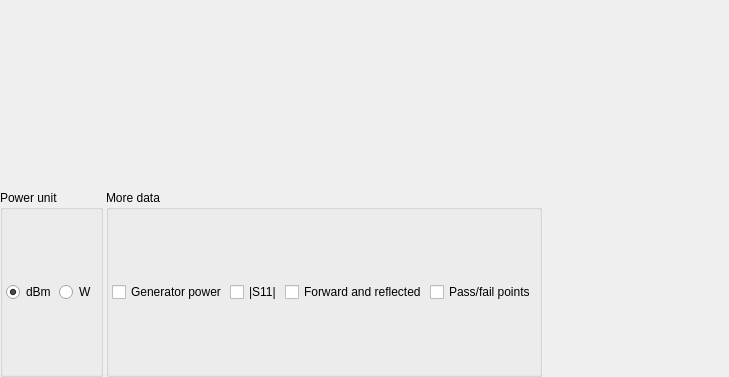
<?xml version="1.0" encoding="UTF-8"?>
<ui version="4.0">
 <class>DpiResult</class>
 <widget class="QWidget" name="DpiResult">
  <property name="geometry">
   <rect>
    <x>0</x>
    <y>0</y>
    <width>729</width>
    <height>377</height>
   </rect>
  </property>
  <property name="windowTitle">
   <string>Form</string>
  </property>
  <layout class="QGridLayout" name="gridLayout">
   <property name="margin">
    <number>0</number>
   </property>
   <property name="spacing">
    <number>3</number>
   </property>
   <item row="0" column="0" colspan="3">
    <widget class="MatplotlibWidget" name="dpiGraph"/>
   </item>
   <item row="1" column="0">
    <widget class="QGroupBox" name="powerUnit">
     <property name="title">
      <string>Power unit</string>
     </property>
     <property name="flat">
      <bool>false</bool>
     </property>
     <layout class="QHBoxLayout" name="horizontalLayout_2">
      <property name="spacing">
       <number>3</number>
      </property>
      <property name="margin">
       <number>3</number>
      </property>
      <item>
       <widget class="QRadioButton" name="dBm">
        <property name="text">
         <string>dBm</string>
        </property>
        <property name="checked">
         <bool>true</bool>
        </property>
       </widget>
      </item>
      <item>
       <widget class="QRadioButton" name="W">
        <property name="text">
         <string>W</string>
        </property>
       </widget>
      </item>
     </layout>
    </widget>
   </item>
   <item row="1" column="1">
    <widget class="QGroupBox" name="additional">
     <property name="title">
      <string>More data</string>
     </property>
     <layout class="QHBoxLayout" name="horizontalLayout">
      <property name="spacing">
       <number>3</number>
      </property>
      <property name="margin">
       <number>3</number>
      </property>
      <item>
       <widget class="QCheckBox" name="generated">
        <property name="text">
         <string>Generator power</string>
        </property>
        <property name="checked">
         <bool>false</bool>
        </property>
       </widget>
      </item>
      <item>
       <widget class="QCheckBox" name="s11">
        <property name="text">
         <string>|S11|</string>
        </property>
       </widget>
      </item>
      <item>
       <widget class="QCheckBox" name="forwardReflected">
        <property name="text">
         <string>Forward and reflected</string>
        </property>
       </widget>
      </item>
      <item>
       <widget class="QCheckBox" name="passFail">
        <property name="text">
         <string>Pass/fail points</string>
        </property>
       </widget>
      </item>
     </layout>
    </widget>
   </item>
   <item row="1" column="2">
    <spacer name="horizontalSpacer">
     <property name="orientation">
      <enum>Qt::Horizontal</enum>
     </property>
     <property name="sizeHint" stdset="0">
      <size>
       <width>229</width>
       <height>20</height>
      </size>
     </property>
    </spacer>
   </item>
  </layout>
 </widget>
 <customwidgets>
  <customwidget>
   <class>MatplotlibWidget</class>
   <extends>QWidget</extends>
   <header>matplotlibwidget</header>
  </customwidget>
 </customwidgets>
 <resources/>
 <connections/>
</ui>
